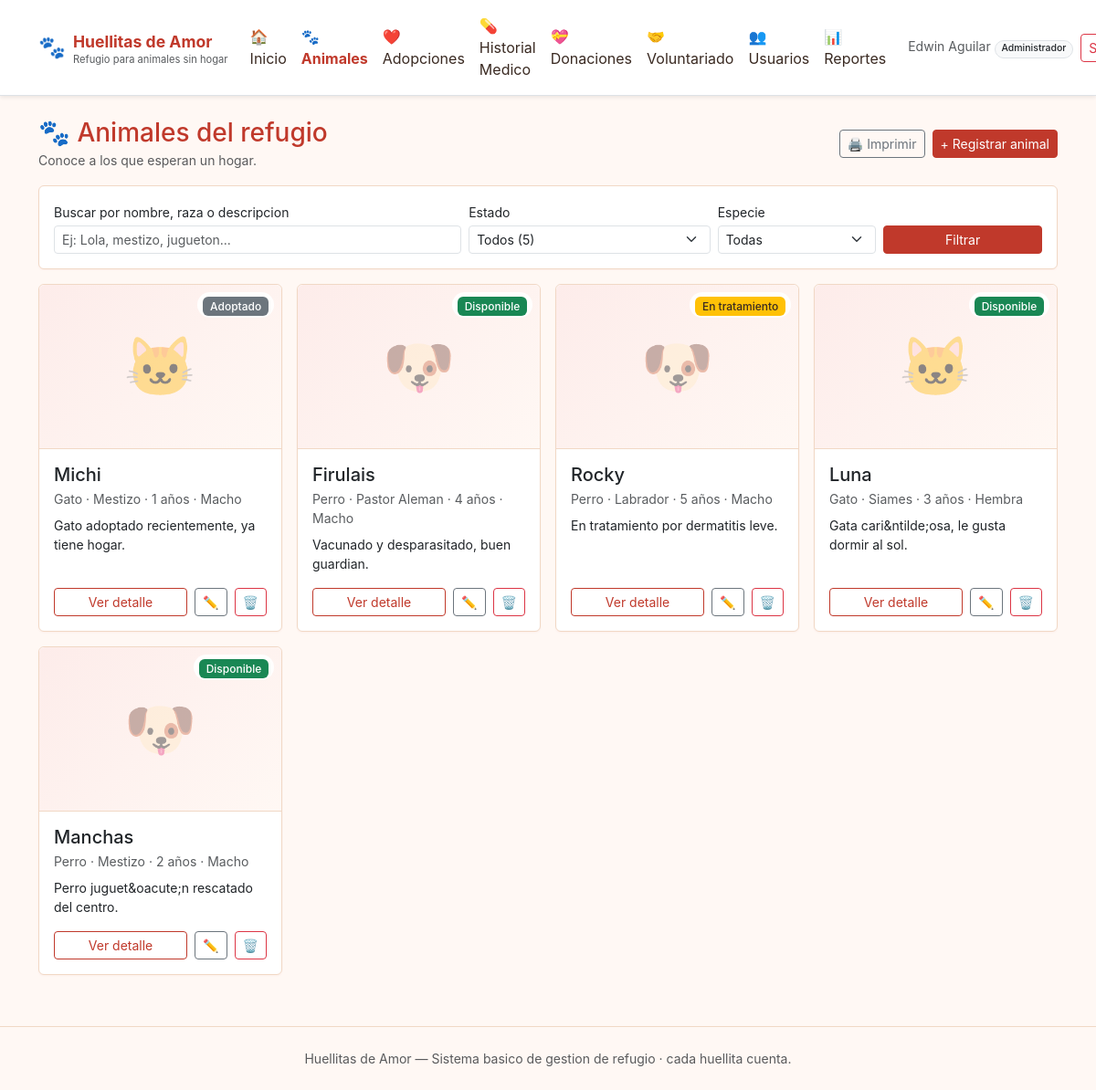
The page /animales.php (signed in) on the database its author committed.
### tables this page shows
CREATE TABLE `animales` (
  `id` INT AUTO_INCREMENT PRIMARY KEY,
  `nombre` VARCHAR(80) NOT NULL,
  `especie` VARCHAR(40) NOT NULL,
  `raza` VARCHAR(80) DEFAULT NULL,
  `edad` INT DEFAULT 0,
  `sexo` ENUM('macho','hembra') DEFAULT NULL,
  `descripcion` TEXT,
  `estado` ENUM('disponible','adoptado','en_tratamiento','no_disponible') NOT NULL DEFAULT 'disponible',
  `fecha_ingreso` DATE DEFAULT NULL,
  `foto` VARCHAR(255) DEFAULT NULL,
  `creado_en` DATETIME NOT NULL DEFAULT CURRENT_TIMESTAMP
);

### includes/config.php (called while the page is built, shortened)
<?php
$__script = $_SERVER['SCRIPT_NAME'] ?? '';
$__base   = str_replace('\\', '/', dirname($__script));
$BASE_URL = ($__base === '/' || $__base === '.' || $__base === '') ? '' : rtrim($__base, '/');

### includes/db.php (called while the page is built)
<?php
require_once __DIR__ . '/config.php';
function db(): PDO {
    static $pdo = null;
    if ($pdo === null) {
        global $DB_HOST, $DB_PORT, $DB_NAME, $DB_USER, $DB_PASS;
        $dsn = "mysql:host={$DB_HOST};port={$DB_PORT};dbname={$DB_NAME};charset=utf8mb4";
        try {
            $pdo = new PDO($dsn, $DB_USER, $DB_PASS, [
                PDO::ATTR_ERRMODE => PDO::ERRMODE_EXCEPTION,
                PDO::ATTR_DEFAULT_FETCH_MODE => PDO::FETCH_ASSOC,
                PDO::ATTR_EMULATE_PREPARES => false,
            ]);
        } catch (PDOException $e) {
            http_response_code(500);
            die(
                "No se pudo conectar a la base de datos: "
                . htmlspecialchars($e->getMessage())
                . "<br><br>Sugerencia: importa el archivo <code>db.sql</code> desde phpMyAdmin"
                . " (crea la base <code>refujio_de_animales</code>) y verifica las credenciales en"
                . " <code>includes/config.php</code>."
            );
        }
    }
    return $pdo;
}

### animales.php (the view, shortened to what this page needs)
<?php
require_once __DIR__ . '/includes/auth.php';
require_once __DIR__ . '/includes/db.php';
$q       = trim((string)($_GET['q']       ?? ''));
$sql = "SELECT * FROM animales WHERE 1=1";
$params = [];
$sql .= " ORDER BY id DESC";
$stmt = db()->prepare($sql);
$stmt->execute($params);
$animales = $stmt->fetchAll();
$counts = ['todos' => 0,'disponible'=>0,'en_tratamiento'=>0,'no_disponible'=>0,'adoptado'=>0];
foreach (db()->query("SELECT estado, COUNT(*) c FROM animales GROUP BY estado") as $rw) {
    $counts[$rw['estado']] = (int)$rw['c'];
    $counts['todos'] += (int)$rw['c'];
}
include __DIR__ . '/includes/header.php';
?>
<div class="d-flex justify-content-between align-items-center mb-3 flex-wrap gap-2">
  <div>
    <h3 class="text-primary mb-0">🐾 Animales del refugio</h3>
    <small class="text-muted">Conoce a los que esperan un hogar.</small>
  </div>
  <div class="d-flex gap-2 no-print">
    <button class="btn btn-outline-secondary btn-sm" onclick="window.print()">🖨️ Imprimir</button>
    <?php if ($r === 'admin'): ?>
      <a class="btn btn-primary btn-sm" href="<?= e($BASE_URL) ?>/animal_form.php">+ Registrar animal</a>
    <?php endif; ?>
  </div>
</div>
<form method="get" class="card p-3 mb-3 no-print">
  <div class="row g-2 align-items-end">
    <div class="col-md-5">
      <label class="form-label small mb-1">Buscar por nombre, raza o descripcion</label>
      <input class="form-control form-control-sm" name="q" value="<?= e($q) ?>" placeholder="Ej: Lola, mestizo, jugueton...">
    </div>
    <div class="col-md-3">
      <label class="form-label small mb-1">Estado</label>
      <select class="form-select form-select-sm" name="estado">
        <option value="">Todos (<?= (int)$counts['todos'] ?>)</option>
      </select>
    </div>
    <div class="col-md-2">
      <label class="form-label small mb-1">Especie</label>
      <select class="form-select form-select-sm" name="especie">
        <option value="">Todas</option>
      </select>
    </div>
    <div class="col-md-2 d-flex gap-1">
      <button class="btn btn-primary btn-sm flex-fill">Filtrar</button>
    </div>
  </div>
</form>
<div class="row g-3">
<?php foreach ($animales as $a): ?>
  <div class="col-sm-6 col-md-4 col-lg-3">
    <div class="card h-100 animal-card">
      <div class="animal-photo">
        <?php if (!empty($a['foto'])): ?>
          <img src="<?= e($BASE_URL) ?>/uploads/animales/<?= e($a['foto']) ?>" alt="Foto de <?= e($a['nombre']) ?>" loading="lazy">
        <?php else: ?>
          <div class="animal-photo-placeholder"><?= especie_emoji($a['especie']) ?></div>
        <?php endif; ?>
        <span class="animal-state-badge"><?= estado_animal_badge($a['estado']) ?></span>
      </div>
      <div class="p-3 d-flex flex-column flex-grow-1">
        <h5 class="mb-1"><?= e($a['nombre']) ?></h5>
        <small class="text-muted mb-2">
          <?= e(ucfirst($a['especie'])) ?> · <?= e($a['raza'] ?: 's/r') ?> ·
          <?= e((string)$a['edad']) ?> a&ntilde;os ·
          <?= e(ucfirst((string)$a['sexo'])) ?>
        </small>
        <p class="small text-truncate-2 mb-3"><?= e($a['descripcion']) ?></p>
        <div class="mt-auto d-flex gap-2 no-print">
          <a class="btn btn-sm btn-outline-primary flex-fill" href="<?= e($BASE_URL) ?>/animal_detalle.php?id=<?= (int)$a['id'] ?>">Ver detalle</a>
          <?php if ($r === 'admin'): ?>
            <a class="btn btn-sm btn-outline-secondary" title="Editar" href="<?= e($BASE_URL) ?>/animal_form.php?id=<?= (int)$a['id'] ?>">✏️</a>
            <form method="post" onsubmit="return confirm('¿Eliminar a <?= e($a['nombre']) ?>?');" class="m-0">
              <button class="btn btn-sm btn-outline-danger" title="Eliminar">🗑️</button>
            </form>
          <?php endif; ?>
        </div>
      </div>
    </div>
  </div>
<?php endforeach; ?>
</div>
<?php include __DIR__ . '/includes/footer.php'; ?>

### includes/auth.php (shortened to what this page needs)
<?php
require_once __DIR__ . '/config.php';
function e(?string $s): string {
    return htmlspecialchars((string)$s, ENT_QUOTES, 'UTF-8');
}
function estado_animal_badge(string $estado): string {
    $cls = [
        'disponible' => 'success',
        'adoptado' => 'secondary',
        'en_tratamiento' => 'warning',
        'no_disponible' => 'dark',
    ][$estado] ?? 'light';
    $lbl = [
        'disponible' => 'Disponible',
        'adoptado' => 'Adoptado',
        'en_tratamiento' => 'En tratamiento',
        'no_disponible' => 'No disponible',
    ][$estado] ?? $estado;
    return "<span class='badge bg-{$cls}'>" . e($lbl) . "</span>";
}
function especie_emoji(string $especie): string {
    $map = [
        'perro'  => '🐶',
        'gato'   => '🐱',
        'conejo' => '🐰',
        'ave'    => '🐦',
        'otro'   => '🐾',
    ];
    return $map[strtolower($especie)] ?? '🐾';
}

### assets/style.css (style rules this page uses)
:root { --primary: #c0392b; --primary-dark: #a32d20; --primary-light: #fdecea; --warm-bg: #fff8f4; --warm-border: #f1d8c5; --text: #3a2a22; --muted: #8b6c5e; }
body { background: var(--warm-bg); color: var(--text); font-family: -apple-system, BlinkMacSystemFont, "Segoe UI", Roboto, "Helvetica Neue", sans-serif; }
.card { border: 1px solid var(--warm-border); box-shadow: 0 1px 2px rgba(192,57,43,.05); transition: transform .15s ease, box-shadow .15s ease; }
.btn-primary { background: var(--primary); border-color: var(--primary); }
.btn-outline-primary { color: var(--primary); border-color: var(--primary); }
.text-primary { color: var(--primary) !important; }
a { color: var(--primary); }
.animal-card .animal-photo { position: relative; height: 180px; background: linear-gradient(135deg, #fdecea, #fff8f4); border-bottom: 1px solid var(--warm-border); display: flex; align-items: center; justify-content: center; overflow: hidden; border-top-left-radius: .375rem; border-top-right-radius: .375rem; }
.animal-photo-placeholder { width: 100%; height: 100%; display: flex; align-items: center; justify-content: center; font-size: 4rem; color: rgba(192,57,43,.45); background: linear-gradient(135deg, #fdecea, #fff8f4); }
.animal-state-badge { position: absolute; top: .5rem; right: .5rem; background: rgba(255,255,255,.9); border-radius: 999px; padding: 2px 6px; }
.text-truncate-2 { display: -webkit-box; -webkit-line-clamp: 2; -webkit-box-orient: vertical; overflow: hidden; min-height: 2.5em; }
.badge { font-weight: 500; }
.badge.bg-success { background: #198754 !important; }
.badge.bg-warning { color: var(--text); }

### rows shown on the page
animales: especie "🐱", estado "Adoptado", nombre "Michi", especie "Gato", raza "Mestizo", edad "1", sexo "Macho", descripcion "Gato adoptado recientemente, ya tiene hogar."
animales: especie "🐶", estado "Disponible", nombre "Firulais", especie "Perro", raza "Pastor Aleman", edad "4", sexo "Macho", descripcion "Vacunado y desparasitado, buen guardian."
animales: especie "🐶", estado "En tratamiento", nombre "Rocky", especie "Perro", raza "Labrador", edad "5", sexo "Macho", descripcion "En tratamiento por dermatitis leve."
animales: especie "🐱", estado "Disponible", nombre "Luna", especie "Gato", raza "Siames", edad "3", sexo "Hembra", descripcion "Gata cari&ntilde;osa, le gusta dormir al sol."
animales: especie "🐶", estado "Disponible", nombre "Manchas", especie "Perro", raza "Mestizo", edad "2", sexo "Macho", descripcion "Perro juguet&oacute;n rescatado del centro."

### other values the page prints
$APP_NAME "Huellitas de Amor"
$APP_LEMA "Refugio para animales sin hogar"
$lk[0] "🏠"
$lk[1] "Inicio"
$lk[0] "🐾"
$lk[1] "Animales"
$lk[0] "❤️"
$lk[1] "Adopciones"
$lk[0] "💊"
$lk[1] "Historial Medico"
$lk[0] "💝"
$lk[1] "Donaciones"
$lk[0] "🤝"
$lk[1] "Voluntariado"
$lk[0] "👥"
